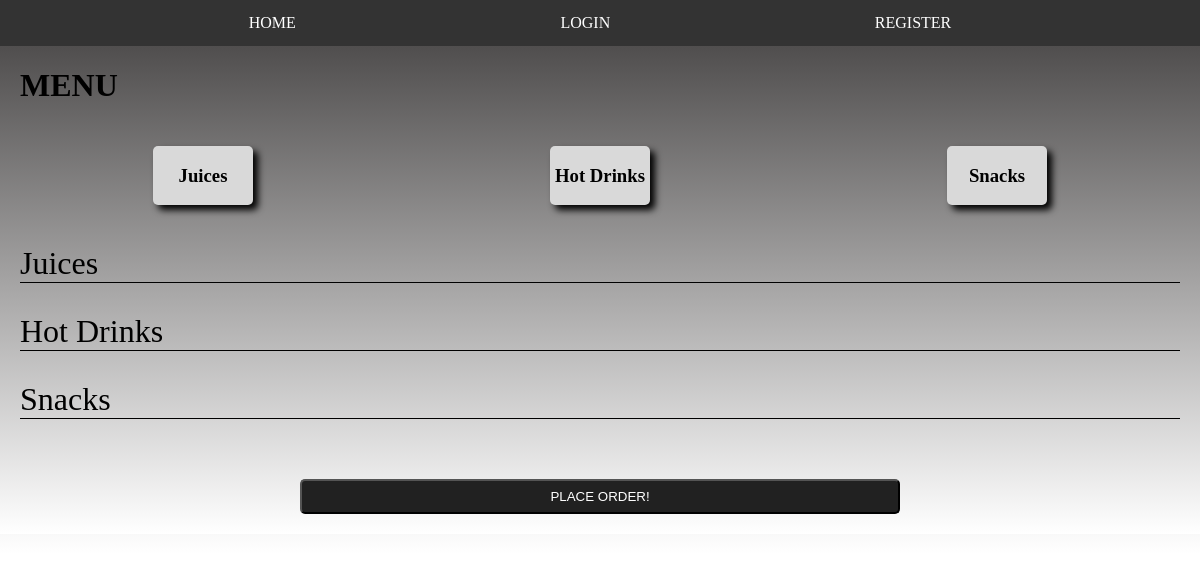
The app's page /order, older data.
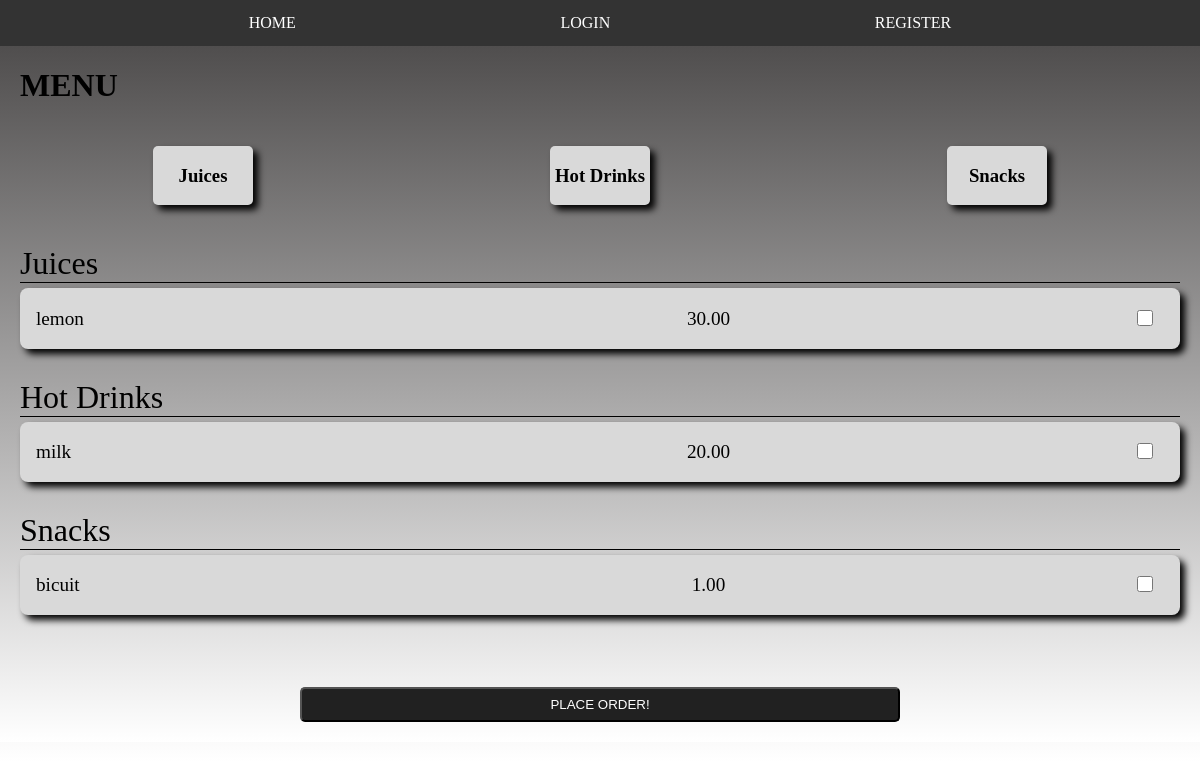
The same page, newer data.
### rishabs/models.py (models this page shows, shortened)
class MenuItem(models.Model):
    name = models.CharField(max_length=100)
    description = models.TextField()
    image = models.ImageField(upload_to='menu_images/')
    price = models.DecimalField(max_digits=5, decimal_places=2)
    category = models.ManyToManyField('Category', related_name='item')

### rishabs/views.py (the view)
# urls.py: path('order',views.order,name="order"),
def order(request):
    if request.method == "POST":
        order_items = {
            'items': []
        }
        items = request.POST.getlist('items[]')
        for item in items:
            menu_item = get_object_or_None(MenuItem, id=int(item))
            item_data = {
                'id': menu_item.pk,
                'name': menu_item.name,
                'price': menu_item.price
            }
            order_items['items'].append(item_data)
            price = 0
            item_ids = []
        for item in order_items['items']:
            price += item['price']
            item_ids.append(item['id'])
        order = OrderModel.objects.create(price=price)
        order.items.add(*item_ids)
        context = {
            'items': order_items['items'],
            'price': price,
            'username' : request.user.username
        }
        template = render_to_string('rishabs/email_template.html',context)
        email = EmailMessage(
            'Thanks for purchasing at Rishabs!',
            template,
            settings.EMAIL_HOST_USER,
            [request.user.email],
        )
        email.fail_silently=False
        email.send()
        return render(request, 'rishabs/order_confirmation.html', context)
    else:
        juice = MenuItem.objects.filter(category__name__contains='juice')
        hot_drinks = MenuItem.objects.filter(category__name__contains='hot_drinks')
        snacks = MenuItem.objects.filter(category__name__contains='snacks')
        context = {
            'juice': juice,
            'hot_drinks': hot_drinks,
            'snacks': snacks,
        }
        return render(request, 'rishabs/order.html', context)

### rishabs/templates/rishabs/order.html (shortened to what this page needs)
{% extends 'rishabs/layout2.html' %}
{% block content %}
<div>
        <form action="{% url 'order' %}" method="POST">
            <div class="main-body">
                <div class="header">
                    <div class="menu">
                        <h1>MENU</h1>
                    </div>
                    <div class="name">
                    </div>
                </div>
                <div class="options">
                    <div class="option">
                        <a class="option_a" href="#juices"><h3>Juices</h3></a>
                    </div>
                    <div class="option">
                        <a class="option_a" href="#hot"><h3>Hot Drinks</h3></a>
                    </div>
                    <div class="option">
                        <a class="option_a" href="#snack"><h3>Snacks</h3></a>
                    </div>
                </div>
                <div class="head">
                    <div class="head-name" id="juices">Juices</div>
                    {% for jui in juice %}
                    <div class="items">
                        <div class="i-name">
                            <p >{{jui.name}}</p>
                        </div>
                        <div class="i-price">
                            <p >{{jui.price}}</p>
                        </div>
                        <div class="i-check">
                            <input  type="checkbox" name="items[]" value="{{ jui.pk }}">
                        </div>
                    </div>
                    {% endfor %}
                    <div class="head-name" id="hot">Hot Drinks</div>
                    {% for hot in hot_drinks %}
                    <div class="items">
                        <div class="i-name">
                            <p >{{hot.name}}</p>
                        </div>
                        <div class="i-price">
                            <p >{{hot.price}}</p>
                        </div>
                        <div class="i-check">
                            <input  type="checkbox" name="items[]" value="{{ hot.pk }}">
                        </div>
                    </div>
                    {% endfor %}
                    <div class="head-name" id="snack">Snacks</div>
                    {% for snack in snacks %}
                    <div class="items">
                        <div class="i-name">
                            <p >{{snack.name}}</p>
                        </div>
                        <div class="i-price">
                            <p >{{snack.price}}</p>
                        </div>
                        <div class="i-check">
                            <input  type="checkbox" name="items[]" value="{{ snack.pk }}">
                        </div>
                    </div>
                    {% endfor %}
                </div>
            <div>
                <button class="button2" type="submit">PLACE ORDER!</button>
            </div>
        </form>
    </div>
{% endblock %}

Row changes from the older to the newer data that the page shows:
added MenuItem: name "lemon", price "30.00", shown under "Snacks"
added MenuItem: name "milk", price "20.00"
added MenuItem: name "bicuit", price "1.00"
